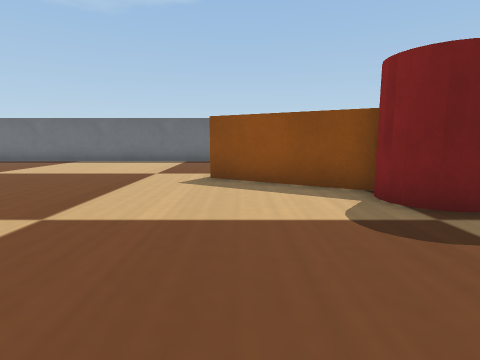
view 1 (above)

19 first-person views from a walk through a world built for the Webots simulator. The camera is 0.05 m above the floor, tilts 8° down and sees 80° across. The floor is counted in squares, 0.05 m on a side. Each view is taken from the middle of a square. On the plan, view 1 faces up. The plan holds only what a view shows up to about 12 squares ahead; the rest is blank. Robots are left out. Simple shapes and patterns stand in for the simulator's stock objects.

view 2
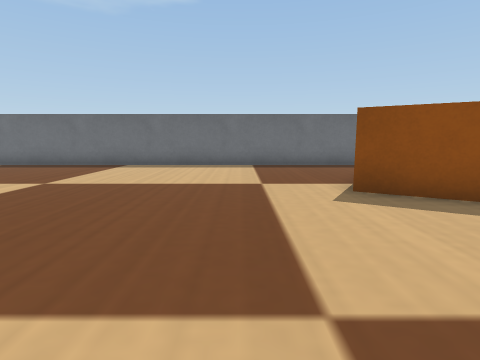

view 3
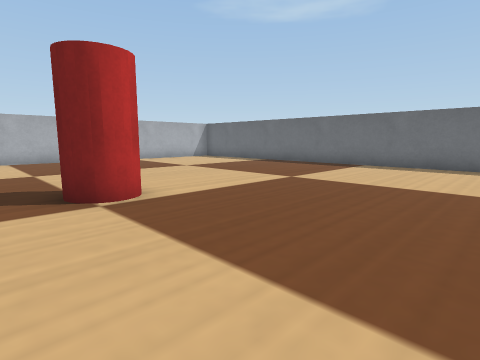

view 4
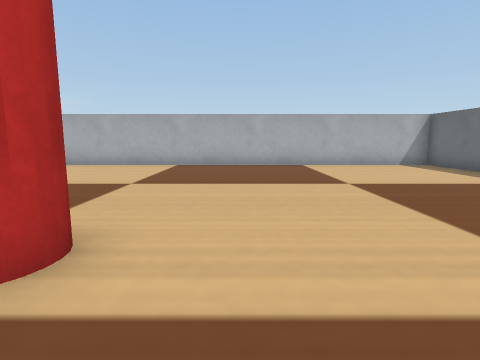

view 5
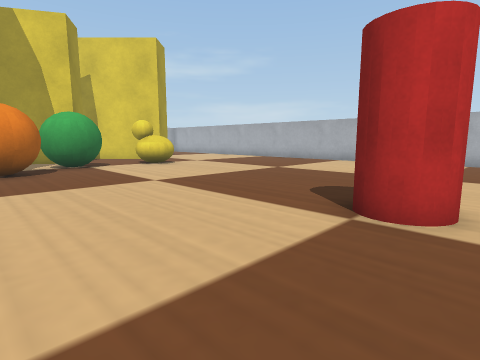

view 6
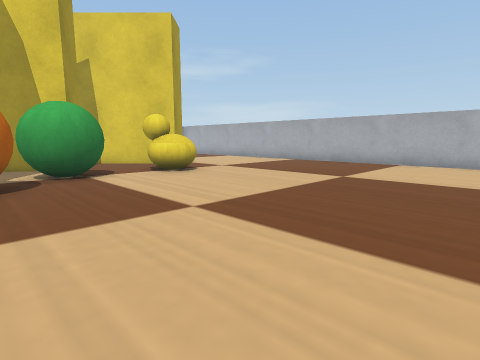

view 7
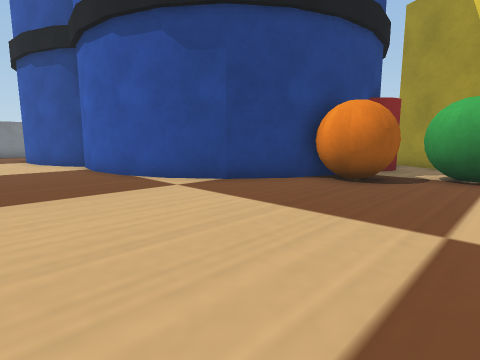

view 8
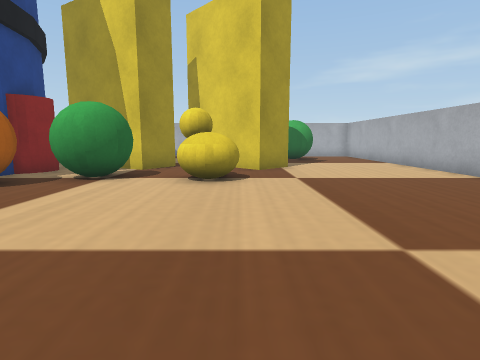

view 9
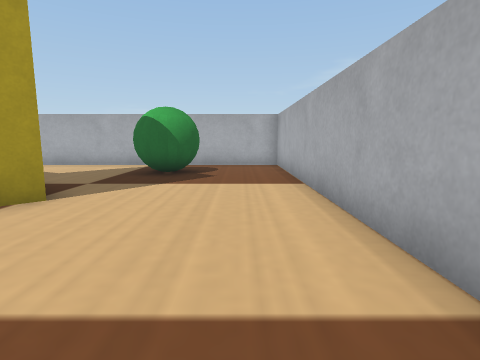

view 10
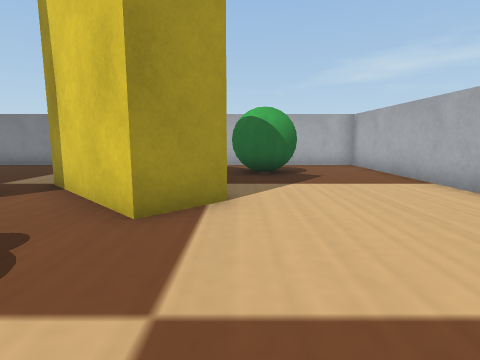

view 11
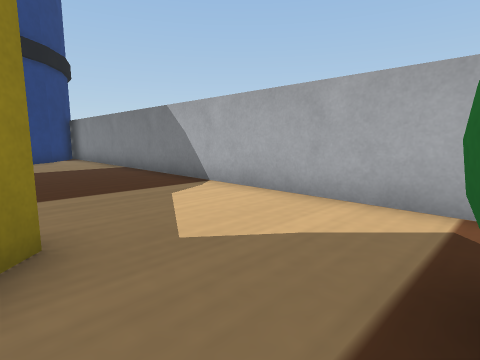

view 12
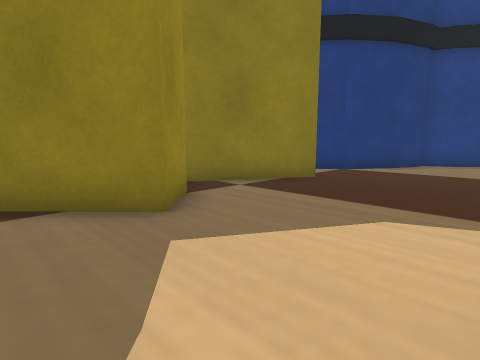

view 13
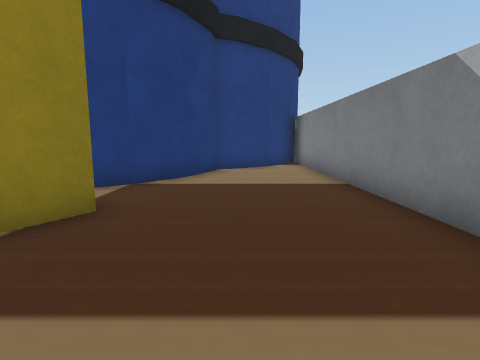

view 14
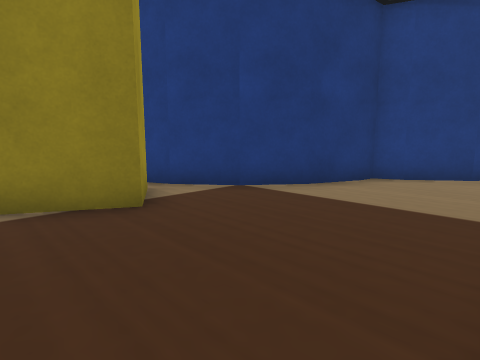

view 15
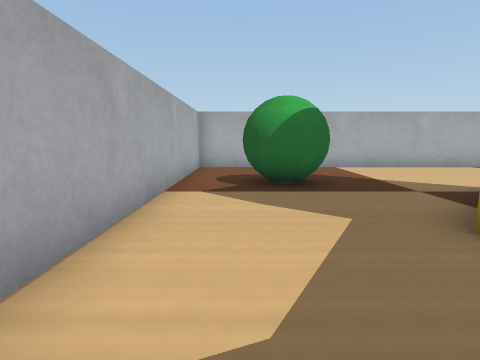

view 16
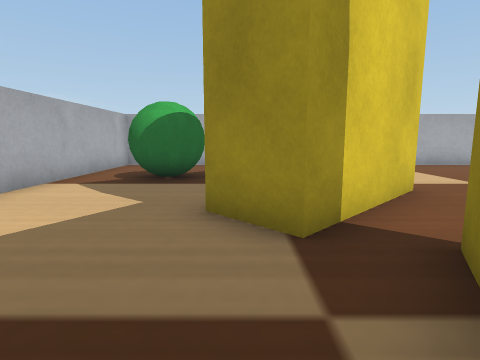

view 17
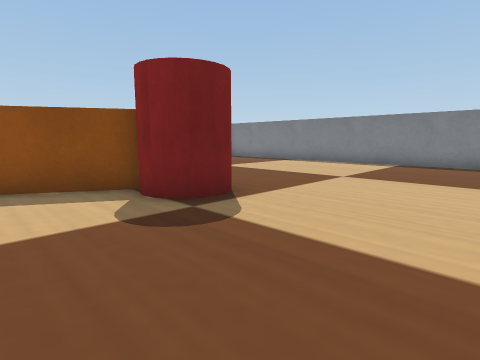

view 18
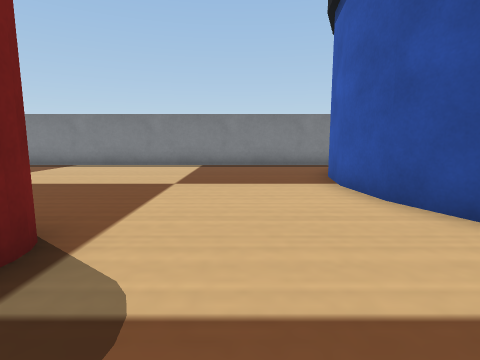

view 19
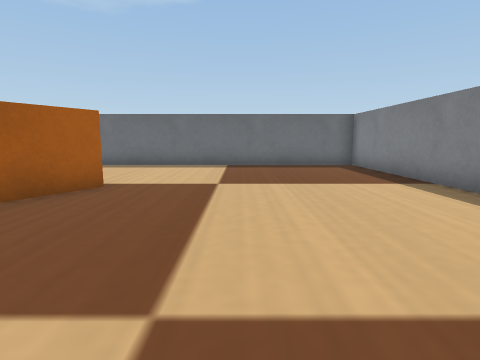

### Floor plan
Key: @ floor where view 1 was taken; # wall or solid block; . floor; B biscuit box; J jar; C drink can; R orange; U rubber duck; A apple; E cereal box; L barrel.
Columns run from 18 left of view 1 to 13 right of it. Each row starts with its distance up from view 1.
 14 ################################
 13 #................... ..........#
 12 #................... ..........#
 11 #...................  .........#
 10 #..................   .........#
  9 #.................     ........#
  8 #................B     B.......#
  7 #.................BB  B........#
  6 #...................B B........#
  5 #...................JJ ........#
  4 #........CC..........JJ........#
  3 #.........C....................#
  2 #..............................#
  1 #..............................#
  0 #.................@.....LLL....#
 -1 #.................LLLLLLL  LL..#
 -2 #................LL            #
 -3 #..............LL
 -4 #............R.L
 -5 #...........RRR
 -6 #......UU.AAR
 -7 #......UU.AAA.J
 -8 #.......... .JJ
 -9 #.....EE..EEEJ
-10 #....EEEE.EEEELL
-11 #......EEE.EEE.LL
-12 #.......EE...E..LL
-13 #...AA...........LLL
-14 #..AAA.............LL
-15 #...AA..............L
-16 #....................LL
-17 ######################

Positions as (right, up) in squares from view 1, and headings:
1: (0, 0), facing up
2: (-3, 2), facing up
3: (-3, 2), facing up-left
4: (-6, 6), facing left
5: (-4, 5), facing down-left
6: (-5, 2), facing down-left
7: (-8, 2), facing down-right
8: (-11, 1), facing down
9: (-16, -5), facing down
10: (-13, -5), facing down
11: (-13, -12), facing down-right
12: (-12, -16), facing up-right
13: (-9, -14), facing right
14: (-7, -16), facing up-right
15: (-7, -15), facing left
16: (-6, -12), facing left
17: (0, 0), facing up-right
18: (1, 2), facing right
19: (8, 2), facing up
